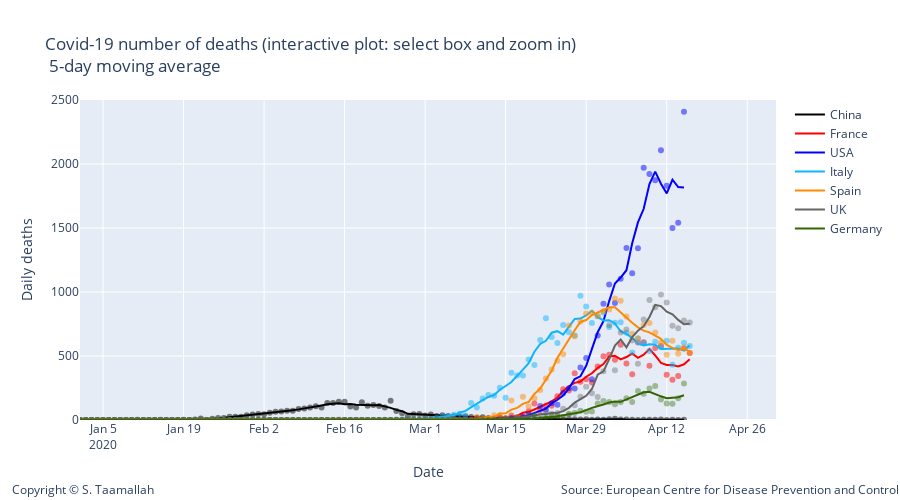

Notebook code cell kept with this figure:
### Code cell
degree = 1
#smooth_italy = smoothTriangle(df_italy['deaths'],degree)





smooth_china = smooth_3day(df_china['deaths'])
smooth_france = smooth_3day(df_france['deaths'])
smooth_italy = smooth_3day(df_italy['deaths'])
smooth_usa = smooth_3day(df_usa['deaths'])
smooth_uk = smooth_3day(df_uk['deaths'])
smooth_germany = smooth_3day(df_germany['deaths'])
smooth_spain = smooth_3day(df_spain['deaths'])
smooth_korea = smooth_3day(df_korea['deaths'])
smooth_netherlands = smooth_3day(df_netherlands['deaths'])
smooth_belgium = smooth_3day(df_belgium['deaths'])

smooth_china = smoothTriangle(df_china['deaths'], degree)
smooth_france = smoothTriangle(df_france['deaths'], degree)
smooth_italy = smoothTriangle(df_italy['deaths'],degree)
smooth_usa = smoothTriangle(df_usa['deaths'],degree)
smooth_uk = smoothTriangle(df_uk['deaths'],degree)
smooth_germany = smoothTriangle(df_germany['deaths'],degree)
smooth_spain = smoothTriangle(df_spain['deaths'],degree)
smooth_korea = smoothTriangle(df_korea['deaths'],degree)
smooth_netherlands = smoothTriangle(df_netherlands['deaths'],degree)
smooth_belgium = smoothTriangle(df_belgium['deaths'],degree)

smooth_china = smooth_5day(df_china['deaths'])
smooth_france = smooth_5day(df_france['deaths'])
smooth_italy = smooth_5day(df_italy['deaths'])
smooth_usa = smooth_5day(df_usa['deaths'])
smooth_uk = smooth_5day(df_uk['deaths'])
smooth_germany = smooth_5day(df_germany['deaths'])
smooth_spain = smooth_5day(df_spain['deaths'])
smooth_korea = smooth_5day(df_korea['deaths'])
smooth_netherlands = smooth_5day(df_netherlands['deaths'])
smooth_belgium = smooth_5day(df_belgium['deaths'])




# Add traces
trace1 = go.Scatter(
        x=df_china.index, 
        y=df_china['deaths'],
        mode='markers',
        name='China daily cases',
        line_color='rgba(0, 0, 0, 0.5)',
        showlegend=False,
)

trace11 = go.Scatter(
        x=df_china.index, 
        y=smooth_china,
        mode='lines',
        name='China',
        line_color='rgba(0, 0, 0, 1)',
)


trace2 = go.Scatter(
        x=df_france.index, 
        y=df_france['deaths'],
        mode='markers',
        name='France',
        line_color='rgba(256, 0, 0, .5)',
        showlegend=False,
)

trace22 = go.Scatter(
        x=df_france.index, 
        y=smooth_france,
        mode='lines',
        name='France',
        line_color='rgba(256, 0, 0, 1)',
)


trace3 = go.Scatter(
        x=df_usa.index, 
        y=df_usa['deaths'],
        mode='markers',
        name='USA',
        line_color='rgba(0, 0, 255, .5)',
    showlegend=False,
)

trace33 = go.Scatter(
        x=df_usa.index, 
        y=smooth_usa,
        mode='lines',
        name='USA',
        line_color='rgba(0, 0, 255, 1)',
)

trace4 = go.Scatter(
        x=df_italy.index, 
        y=df_italy['deaths'],
        mode='markers',
        name='Italy',
        line_color='rgba(14, 180, 252, .5)',
    showlegend=False,
)

trace44 = go.Scatter(
        x=df_italy.index, 
        y=smooth_italy,
        mode='lines',
        name='Italy',
        line_color='rgba(14, 180, 252, 1)',
)

trace5 = go.Scatter(
        x=df_spain.index, 
        y=df_spain['deaths'],
        mode='markers',
        name='Spain',
        line_color='rgba(255, 137, 0, .5)',
    showlegend=False,
)

trace55 = go.Scatter(
        x=df_spain.index, 
        y=smooth_spain,
        mode='lines',
        name='Spain',
        line_color='rgba(256, 137, 0, 1)',
)


trace6 = go.Scatter(
        x=df_uk.index, 
        y=df_uk['deaths'],
        mode='markers',
        name='UK',
        line_color='rgba(100, 100, 100, .4)',
    showlegend=False
)

trace66 = go.Scatter(
        x=df_uk.index, 
        y=smooth_uk,
        mode='lines',
        name='UK',
        line_color='rgba(100, 100, 100, 1)',
)

trace7 = go.Scatter(
        x=df_germany.index, 
        y=df_germany['deaths'],
        mode='markers',
        name='Germany',
        line_color='rgba(51, 102, 0, .4)',
    showlegend=False,
)

trace77 = go.Scatter(
        x=df_germany.index, 
        y=smooth_germany,
        mode='lines',
        name='Germany',
        line_color='rgba(51, 102, 0, 1)',
)


data = [trace1,trace11, trace2, trace22, trace3, trace33, trace4, trace44, trace5, trace55, trace6, trace66, trace7, trace77]

layout = go.Layout(
    title="Covid-19 number of deaths (interactive plot: select box and zoom in) <br> 5-day moving average",
    width=900,
    height=500,
    
    # Top left
    xaxis=dict(
        title='Date',
        range=['2020-01-01', '2020-05-01'],
    ),
    yaxis=dict(
        title='Daily deaths',
        #type='log',
        range=[0,2500],
        anchor='x'
    ),
    
      annotations=[
        dict(
            x=1.18,
            y=-0.25,
            showarrow=False,
            text='Source: European Centre for Disease Prevention and Control',
            xref='paper',
            yref='paper'
        ),
        
        dict(
            x=-0.1,
            y=-0.25,
            showarrow=False,
            text='Copyright © S. Taamallah ',
            xref='paper',
            yref='paper'
        )
    ],
    
)

fig = go.Figure(data=data, layout=layout)
fig.show()
from plotly.offline import plot
plot(fig, filename="STaamallah_covid19_analysis_chart_1_20200412.html", auto_open = False)
